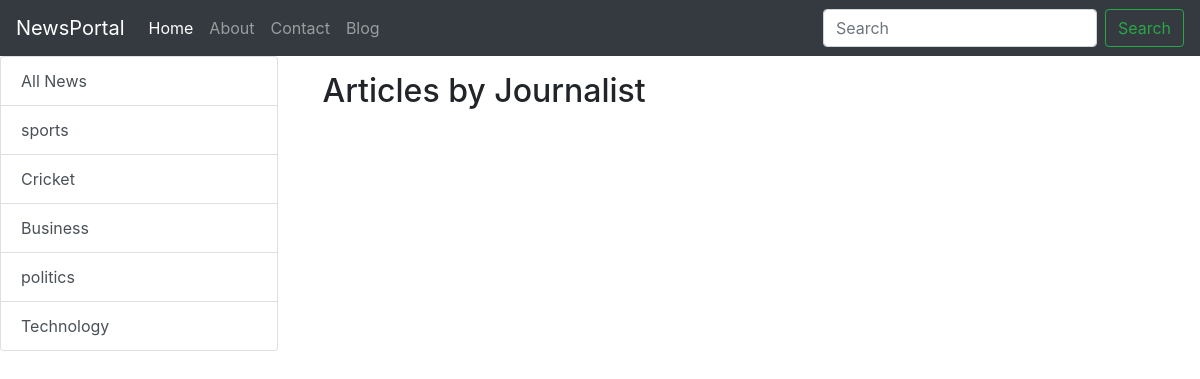
Page /blog/?category=1 on the committed database.
### blog/models.py (models this page shows, shortened)
class Category(models.Model):
     name = models.CharField(max_length=60)
     @staticmethod
     def get_all_categories():
          return Category.objects.all()

### blog/views.py (the view)
# urls.py: path('', views.blogHome, name="bloghome"),
def blogHome(request):
    posts=None
    categories = Category.get_all_categories()
    categorYID = request.GET.get('category')
    if categorYID:
        posts = BlogPost.get_all_post_by_categoriesId(categorYID)
    else:
        posts = BlogPost.get_all_post()
    data = {}
    data['posts'] = posts
    data['categories'] = categories
    return render(request, "blog/bloghome.html",data)

### blog/models.py (called while the page is built)
    @staticmethod
    def get_all_post_by_categoriesId(category_Id):
        if category_Id:
            return BlogPost.objects.filter(category=category_Id)
        else:
            return BlogPost.get_all_post()

### blog/templates/blog/bloghome.html (shortened to what this page needs)
{% extends 'blog/base.html' %}
{% load static %}
{% block content %}
<div class="row">
    <div class="col-lg-3 mx-auto">
			<div class="list-group">
				<a href="/blog" class="list-group-item list-group-item-action">All News</a>
				{% for category in categories %}
				<a href="/blog/?category={{category.id}}"
					class="list-group-item list-group-item-action">{{category.name}}</a>
				{% endfor %}
			</div>
		</div>
     <div id='posts' class="col-lg-9 mx-auto">
    <div class="container my-3">
    <h2>Articles by Journalist</h2>
</div>
     </div></div>
 {% endblock %}

### rows in the picture
Category: name "sports"
Category: name "Cricket"
Category: name "Business"
Category: name "politics"
Category: name "Technology"
